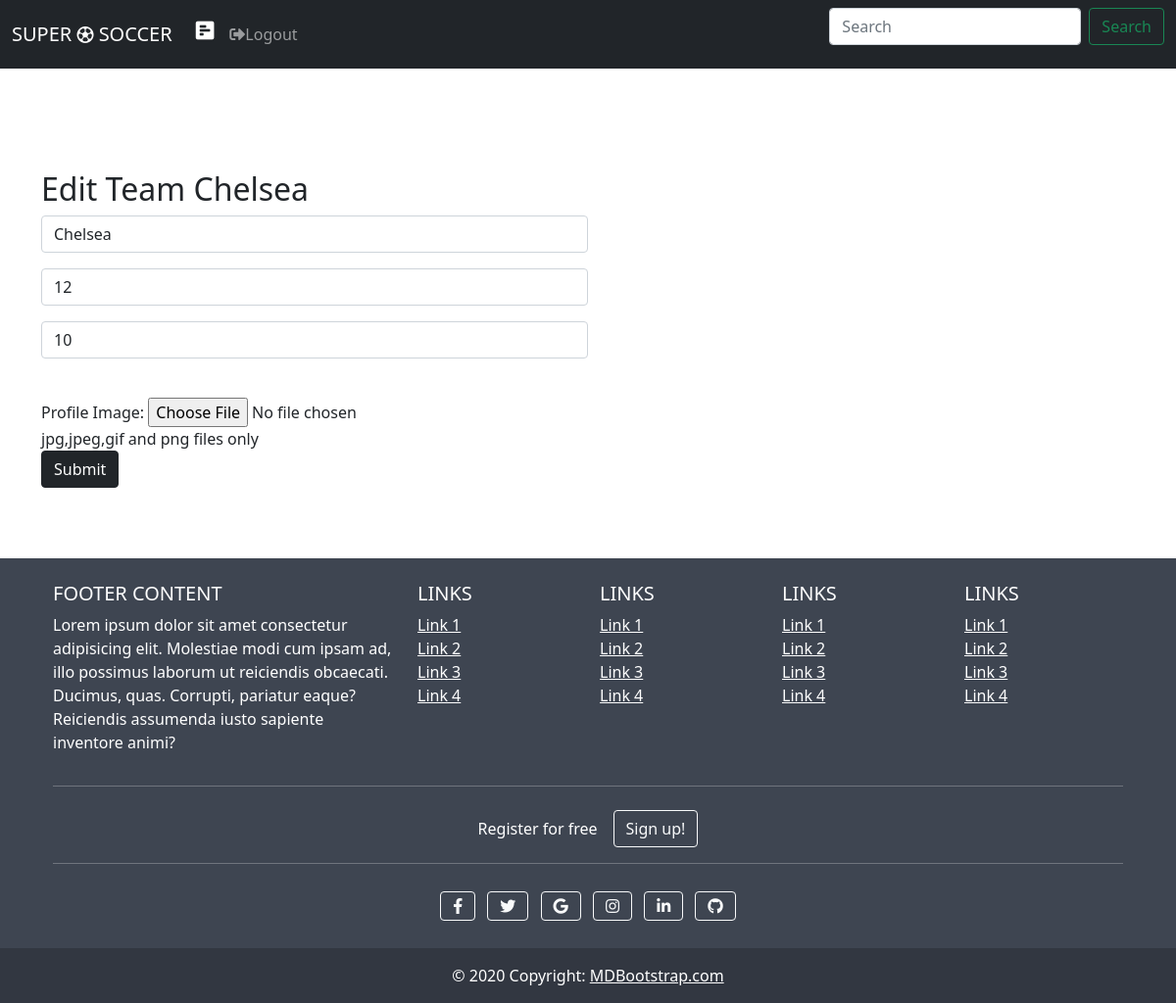
The page /index.php?controller=team&action=edit&id=2 (signed in) on the database its author committed.
### tables this page shows
CREATE TABLE `team` (
  `id` int(11) NOT NULL,
  `name` varchar(250) NOT NULL,
  `points` int(250) NOT NULL,
  `goals` int(250) NOT NULL,
  `misses` int(250) NOT NULL,
  `image` varchar(250) NOT NULL
);

### Controller/Team/TeamSecurityController.php (called while the page is built, shortened)
<?php
class TeamSecurityController
{
    private $teamManager;
    public function __construct()
    {
        $this->teamManager = new TeamDatabaseInterface();
    }
    public function editTeam($id)
    {
        $team = $this->teamManager->getOneTeam($id);
        require 'View/Team/editTeam.php';
    }
}

### include.php (called while the page is built, shortened)
<?php
spl_autoload_register(function ($className) {
    $directories = array(
        'Controller/Public/',
        'Controller/Security/',
        'Controller/Team/',
        'Model/Class/',
        'Model/Interfaces/'
    );
    foreach ($directories as $directory) {
        if (file_exists($directory . $className . '.php')) {
            return;
        }
    }
});

### Model/Interfaces/DatabaseConnection.php (called while the page is built, shortened)
<?php
abstract class DatabaseConnection
{
    private $host = 'localhost';
    private $dbName = 'team_manager';
    private $username = 'root';
    private $password = '';
    public function __construct()
    {
        try {
            $this->database = new PDO('mysql:host=' . $this->host . '; dbname=' . $this->dbName, $this->username,
                $this->password);
        } catch (Exception $e) {
            die('Erreur ' . $e->getMessage());
        }
    }
}

### Model/Interfaces/TeamDatabaseInterface.php (called while the page is built, shortened)
<?php
class TeamDatabaseInterface extends DatabaseConnection
{
   public function getOneTeam($id)
   {
        $team = null;
        $query = $this->database->prepare("SELECT * FROM team WHERE id = :id");
        $query->execute(['id'=> $id]);
        $results = $query->fetch();
        if($results){
            $team = new Team($results['name'],$results['points'],$results['goals'],
                              $results['misses'],$results['image'],$results['id']);
        }
        return $team;
   }
}

### Model/Class/Team.php (called while the page is built, shortened)
<?php
class Team
{
    private $name;
    private $goals;
    private $misses;
    public function __construct($name, $points, $goals, $misses, $image,$id=null)
    {
        $this->name = $name;
        $this->goals = $goals;
        $this->misses = $misses;
    }
    public function getName()
    {
        return $this->name;
    }
    public function getGoals()
    {
        return $this->goals;
    }
    public function getMisses()
    {
        return $this->misses;
    }
}

### View/Team/editTeam.php (the view, shortened to what this page needs)
<?php include 'Components/global-css.php'; ?>
<html lang="en">
<body id="home" data-spy="scroll" data-target="#main-nav">
<?php include 'Components/menu.php'; ?>
<section id="showcase" class="py-2">
    <div class="primary-overlay text-dark">
        <div class="container">
            <div class="col-lg-6 mt-5 pt-5">
                <h2>Edit Team <?php  echo($team->getName()); ?></h2>
                <form method="post" enctype="multipart/form-data">
                    <div class="mb-3">
                        <input type="text" class="form-control" id="name" name="name"
                               aria-describedby="brandHelp"
                               placeholder="Name" value="<?php echo ($team->getName()) ?>">
                    </div>
                    <div class="mb-3">
                        <input type="text" class="form-control" id="goals" name="goals"
                               aria-describedby="goalsHelp"
                               placeholder="Goals" value="<?php echo ($team->getGoals()) ?>">
                    </div>
                    <div class="mb-3">
                        <input type="text" class="form-control" id="misses" name="misses"
                               aria-describedby="missesHelp"
                               placeholder="Misses" value="<?php echo ($team->getMisses()) ?>">
                    </div>
                    <div class="form-group">
                        <label for="teamImg" class="text-white">Image</label><br>
                        Profile Image: <input type="file" name="teamImg"> <br>
                        <span>jpg,jpeg,gif and png files only</span>
                    </div>
                    <button type="submit" class="btn btn-dark">Submit</button>
                </form>
            </div>
        </div>
    </div>
</section>
<?php include 'Components/footer.php';
include 'Components/global-javascript.php'; ?>
</body>
</html>

### rows shown on the page
team: name "Chelsea", goals "12", misses "10"
